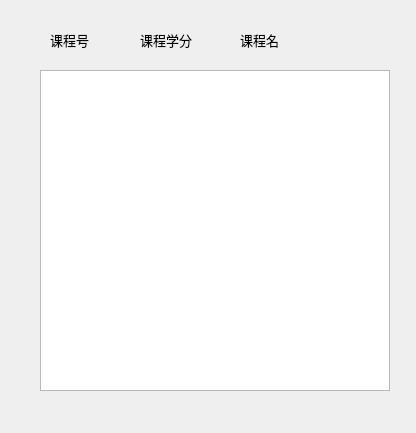
<?xml version="1.0" encoding="UTF-8"?>
<ui version="4.0">
 <class>Dialog</class>
 <widget class="QDialog" name="Dialog">
  <property name="enabled">
   <bool>true</bool>
  </property>
  <property name="geometry">
   <rect>
    <x>0</x>
    <y>0</y>
    <width>416</width>
    <height>433</height>
   </rect>
  </property>
  <property name="windowTitle">
   <string>Dialog</string>
  </property>
  <widget class="QLabel" name="label_1">
   <property name="geometry">
    <rect>
     <x>50</x>
     <y>30</y>
     <width>72</width>
     <height>20</height>
    </rect>
   </property>
   <property name="font">
    <font>
     <family>Arial</family>
     <pointsize>10</pointsize>
    </font>
   </property>
   <property name="text">
    <string>课程号</string>
   </property>
  </widget>
  <widget class="QLabel" name="label_2">
   <property name="geometry">
    <rect>
     <x>140</x>
     <y>30</y>
     <width>72</width>
     <height>20</height>
    </rect>
   </property>
   <property name="font">
    <font>
     <family>Arial</family>
     <pointsize>10</pointsize>
    </font>
   </property>
   <property name="text">
    <string>课程学分</string>
   </property>
  </widget>
  <widget class="QLabel" name="label_9">
   <property name="geometry">
    <rect>
     <x>240</x>
     <y>30</y>
     <width>72</width>
     <height>20</height>
    </rect>
   </property>
   <property name="font">
    <font>
     <family>Arial</family>
     <pointsize>10</pointsize>
    </font>
   </property>
   <property name="text">
    <string>课程名</string>
   </property>
  </widget>
  <widget class="QTextBrowser" name="textBrowser">
   <property name="geometry">
    <rect>
     <x>40</x>
     <y>70</y>
     <width>350</width>
     <height>321</height>
    </rect>
   </property>
   <property name="font">
    <font>
     <family>Arial</family>
     <pointsize>12</pointsize>
    </font>
   </property>
  </widget>
 </widget>
 <resources/>
 <connections/>
</ui>
